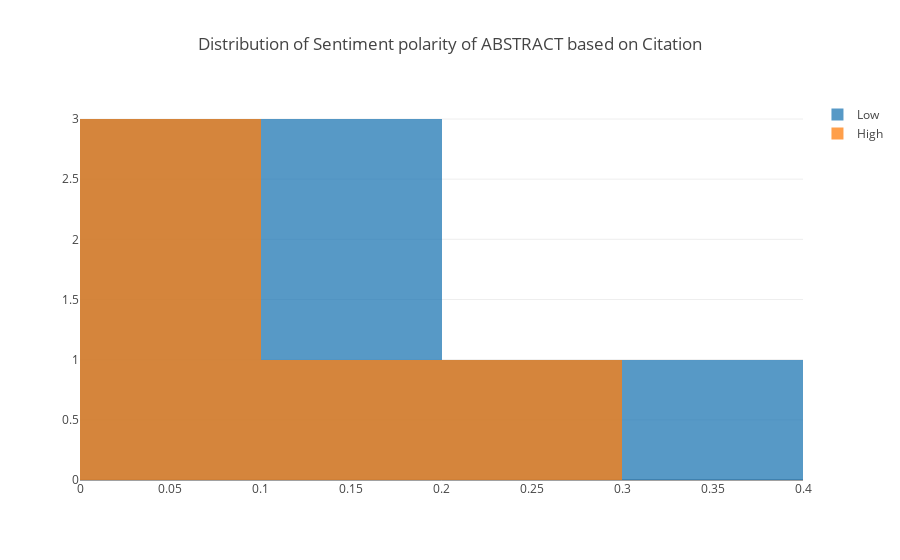

This figure's notebook cell:
### Code cell
iplot(fig, filename='overlaid histogram')

### Figure 1 — Plotly figure (JSON) as saved in the notebook; plotly's stock layout.template omitted (floating-point values rounded to 4 significant figures)
{"data": [{"name": "Low", "opacity": 0.75, "type": "histogram", "uid": "fc9c5562-839c-11e9-8c67-186024a0f792", "x": [0.02085, 0.1489, 0.09953, 0.275]}, {"name": "High", "opacity": 0.75, "type": "histogram", "uid": "fc9c5563-839c-11e9-9b81-186024a0f792", "x": [0.06539, 0.225, 0.1185, 0.07795, 0.06014]}], "layout": {"barmode": "overlay", "title": "Distribution of Sentiment polarity of ABSTRACT based on Citation"}}
